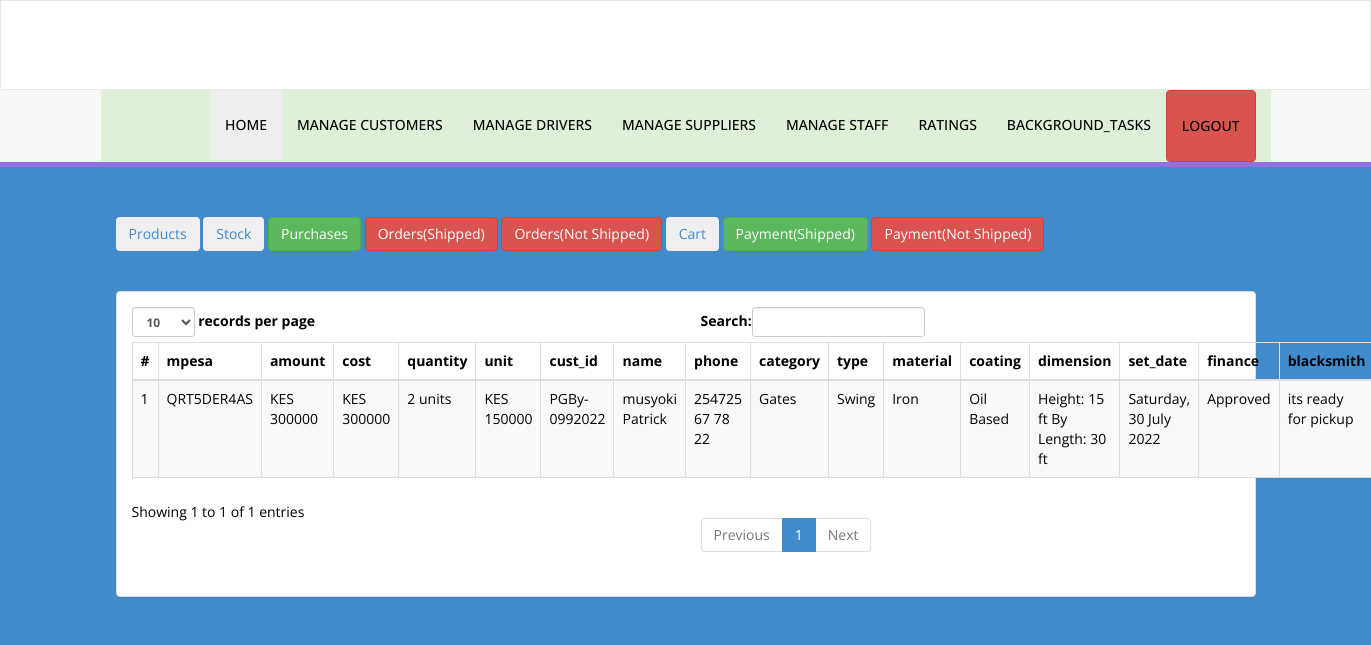
The page /perimeter/perimeter/orderN.php (signed in) on the database its author committed.
### tables this page shows
CREATE TABLE `orders` (
  `order_id` bigint(20) NOT NULL,
  `mpesa` varchar(15) DEFAULT NULL,
  `amount` float DEFAULT NULL,
  `ship` float DEFAULT NULL,
  `cost` float DEFAULT NULL,
  `quantity` float DEFAULT NULL,
  `unit` float DEFAULT NULL,
  `cust_id` text NOT NULL,
  `name` text NOT NULL,
  `phone` varchar(50) DEFAULT NULL,
  `location` varchar(250) DEFAULT NULL,
  `category` text DEFAULT NULL,
  `type` varchar(50) DEFAULT NULL,
  `material` varchar(50) DEFAULT NULL,
  `coating` varchar(250) DEFAULT NULL,
  `dimension` varchar(250) DEFAULT NULL,
  `set_date` text DEFAULT NULL,
  `finance` varchar(50) DEFAULT 'Pending',
  `remarks` text DEFAULT NULL,
  `mode` varchar(50) DEFAULT NULL,
  `image` varchar(250) NOT NULL DEFAULT 'Pending',
  `blacksmith` varchar(250) DEFAULT 'Pending',
  `dispatcher` varchar(50) DEFAULT 'Pending',
  `driver` varchar(50) DEFAULT NULL,
  `drive` varchar(50) DEFAULT 'Pending',
  `customer` varchar(50) DEFAULT 'Pending',
  `date` timestamp NOT NULL DEFAULT current_timestamp()
);

### perimeter/perimeter/orderN.php (the view, shortened to what this page needs)
<?php
include('sessionadm.php');
if (strlen($_SESSION['username']) == 0) {
    header('location:log');
} else {
?>
<!DOCTYPE html>
<html xmlns="http://www.w3.org/1999/xhtml">
<head>
    <link href="assets/css/bootstrap.css" rel="stylesheet" />
    <link href="assets/css/font-awesome.css" rel="stylesheet" />
    <link href="assets/css/style.css" rel="stylesheet" />
    <link rel="stylesheet" href="https://cdnjs.cloudflare.com/ajax/libs/font-awesome/4.7.0/css/font-awesome.min.css">
</head>
<body style="height: 100%;" class="bg-primary">
    <?php include('includes/header.php'); ?>
    <div class="content-wrapper">
        <div class="container">
            <div class="row pad-botm">
                <div class="col-md-12">
                <h5>
                <a href="product"> <button class="btn btn-wraning"> Products</button></a>
                        <a href="stock"> <button class="btn btn-secondary"> Stock</button></a>
                        <a href="purchase"> <button class="btn btn-success"> Purchases</button></a>
                        <a href="order"> <button class="btn btn-danger"> Orders(Shipped)</button></a>
                        <a href="orderN"> <button class="btn btn-danger"> Orders(Not Shipped)</button></a>
                        <a href="cart"> <button class="btn btn-wraning"> Cart</button></a>
                        <a href="payment"> <button class="btn btn-success"> Payment(Shipped)</button></a>
                        <a href="paymentN"> <button class="btn btn-danger"> Payment(Not Shipped)</button></a>
                    </h5>
                </div>
            </div>
            <div class="row" style="color: #000;">
                <div class="col-md-12">
                    <div class="panel panel-default">
                        <div class="panel-body">
                            <div class="table-responsive">
                                <table class="table table-striped table-bordered table-hover" id="dataTables-example">
                                    <thead>
                                        <tr>
                                            <th>#</th>
                                            <th>mpesa</th>
                                            <th>amount</th>
                                            <th>cost</th>
                                            <th>quantity</th>
                                            <th>unit</th>
                                            <th>cust_id</th>
                                            <th>name</th>
                                            <th>phone</th>
                                            <th>category</th>
                                            <th>type</th>
                                            <th>material</th>
                                            <th>coating</th>
                                            <th>dimension</th>
                                            <th>set_date</th>
                                            <th>finance</th>
                                            <th>blacksmith</th>
                                        </tr>
                                    </thead>
                                    <tbody>
                                        <?php $sql = "SELECT * from orders where mode='Not Shipped'";
                                            $query = $con->prepare($sql);
                                            $query->execute();
                                            $results = $query->fetchAll(PDO::FETCH_OBJ);
                                            $cnt = 1;
                                            if ($query->rowCount() > 0) {
                                                foreach ($results as $result) {               ?>
                                        <tr class="odd gradeX">
                                            <td class="center"><?php echo htmlentities($cnt); ?></td>
                                            <td class="center"><?php echo htmlentities($result->mpesa); ?></td>
                                            <td class="center">KES <?php echo htmlentities($result->amount); ?></td>
                                            <td class="center">KES <?php echo htmlentities($result->cost); ?></td>
                                            <td class="center"><?php echo htmlentities($result->quantity); ?> units</td>
                                            <td class="center">KES <?php echo htmlentities($result->unit); ?></td>
                                            <td class="center"><?php echo htmlentities($result->cust_id); ?></td>
                                            <td class="center"><?php echo htmlentities($result->name); ?></td>
                                            <td class="center"><?php echo htmlentities($result->phone); ?></td>
                                            <td class="center"><?php echo htmlentities($result->category); ?></td>
                                            <td class="center"><?php echo htmlentities($result->type); ?></td>
                                            <td class="center"><?php echo htmlentities($result->material); ?></td>
                                            <td class="center"><?php echo htmlentities($result->coating); ?></td>
                                            <td class="center"><?php echo htmlentities($result->dimension); ?></td>
                                            <td class="center"><?php echo htmlentities($result->set_date); ?></td>
                                            <td class="center"><?php echo htmlentities($result->finance); ?></td>
                                            <td class="center"><?php echo htmlentities($result->blacksmith); ?></td>
                                        </tr>
                                        <?php $cnt = $cnt + 1;
                                                }
                                            } ?>
                                    </tbody>
                                </table>
                            </div>
                        </div>
                    </div>
                </div>
            </div>
        </div>
    </div>
</body>
</html>
<?php } ?>

### perimeter/perimeter/assets/css/style.css (style rules this page uses)
.content-wrapper { margin-top: 40px; min-height:800px; padding-bottom:90px; }
.pad-botm { padding-bottom:30px; }

### rows shown on the page
orders: mpesa "QRT5DER4AS", amount "300000", cost "300000", quantity "2", unit "150000", cust "PGBy-0992022", name "musyoki Patrick", phone "254725 67 78 22", category "Gates", type "Swing", material "Iron", coating "Oil Based", dimension "Height: 15 ft By Length: 30 ft", set_date "Saturday, 30 July 2022", finance "Approved", blacksmith "its ready for pickup"
